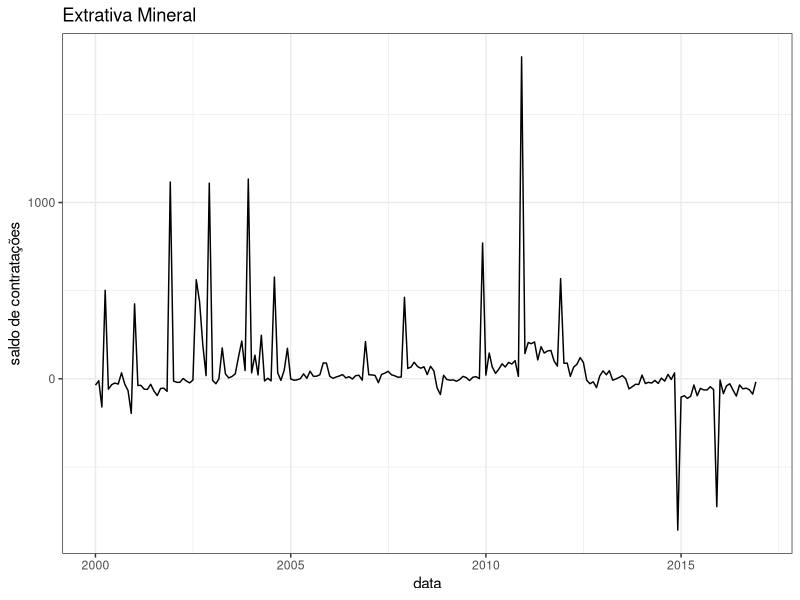
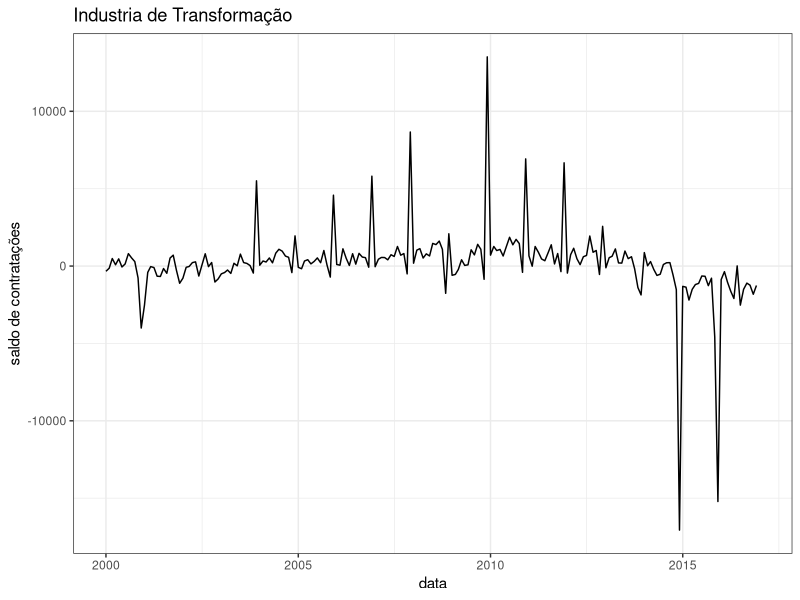
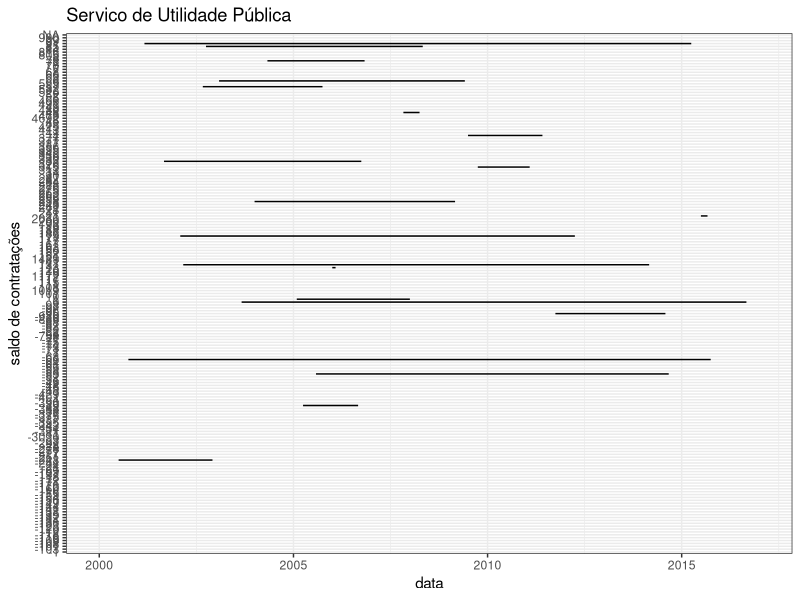
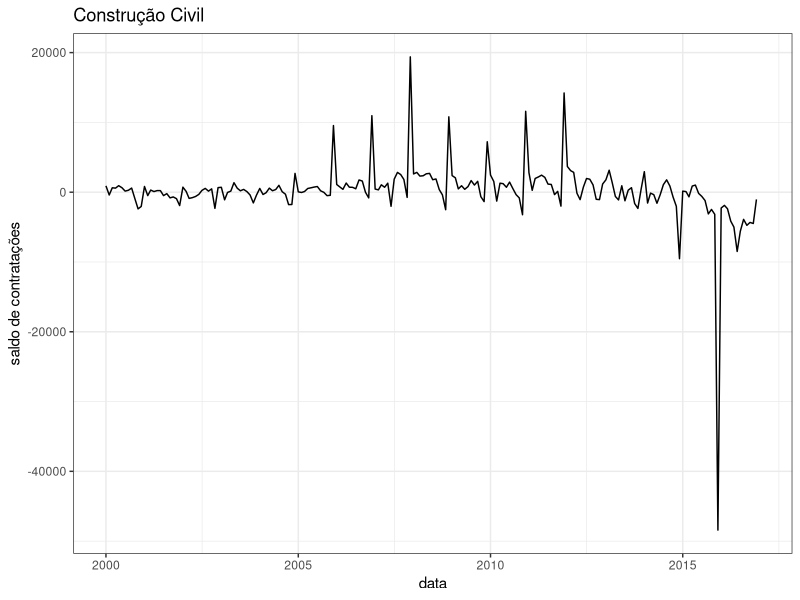
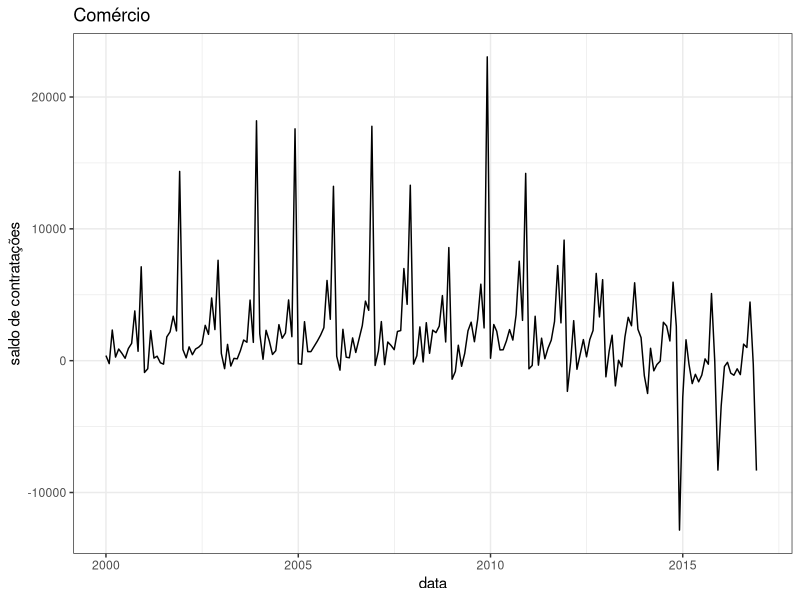
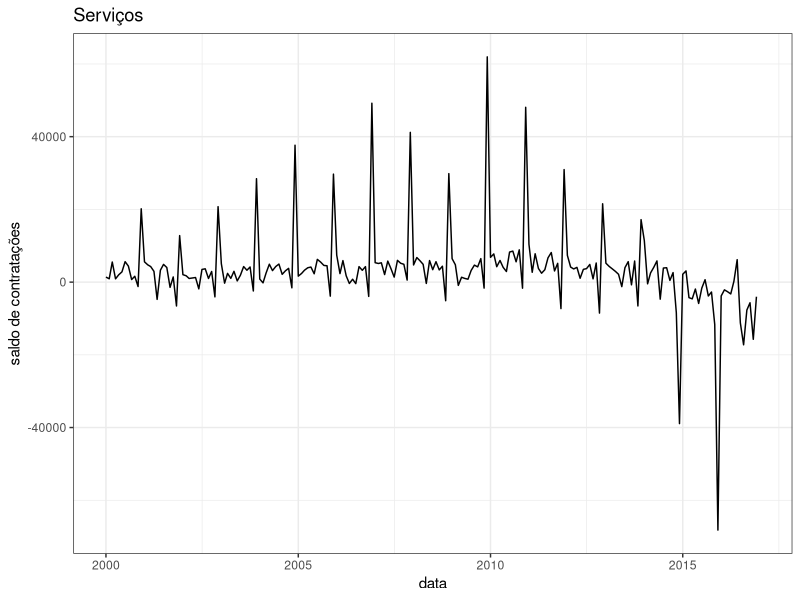
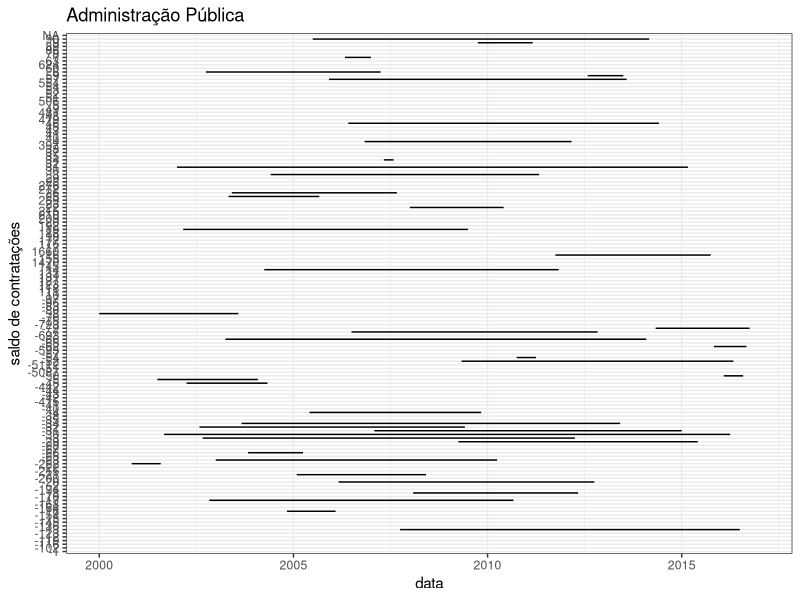
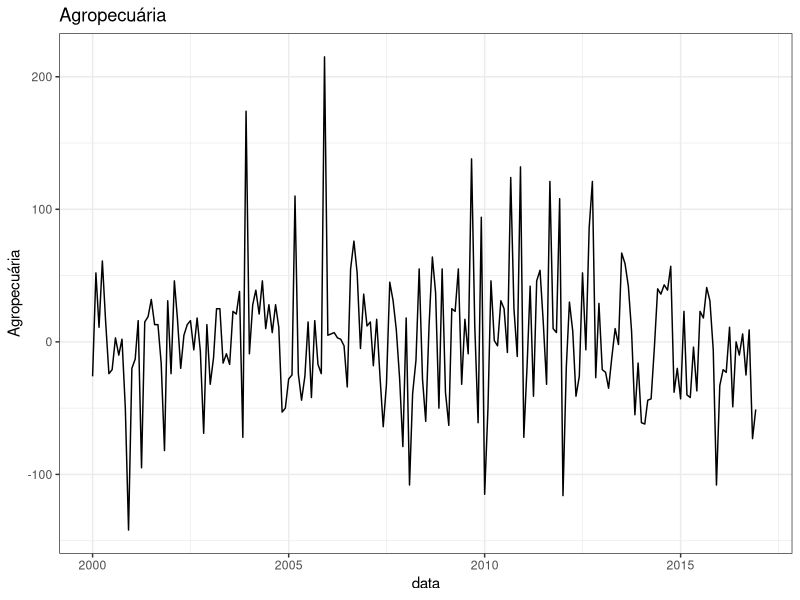

Write R code to recreate these figures, in order.
########
# mar/2017
# Esse codigo analise os dados de lancamentos imobiliarios
# author: Joao Meirelles
########

#####################
#### SET WD #########
#####################
setwd("/home/jm/DATABASE-RJ/2017.03---Emprego---Rio")
#####################

#####################
####Load Packages####
#####################
library(ggplot2)
library(plyr)
library("readxl")
#####################

#######################
#####Load Data#########
#######################

#cria um vetor com as sheets do arquivo
sheets <- excel_sheets("./data/3175_cagedjan17.XLS")


salta_emprego <- data.frame(matrix(ncol = 28, nrow = 0))
colnames(salta_emprego) <- c("data", 
                                        "total_admitidos", "total_desligados", "total_saldo",
                                        "extrativa_mineral_admitidos", "extrativa_mineral_desligados", "extrativa_mineral_saldo",
                                        "ind_transformacao_admitidos", "ind_transformacao_desligados", "ind_transformacao_saldo",
                                        "serv_util_publica_admitidos", "serv_util_publica_desligados", "serv_util_publica_saldo",
                                        "construcao_civil_admitidos", "construcao_civil_desligados", "construcao_civil_saldo",
                                        "comercio_admitidos", "comercio_desligados", "comercio_saldo",
                                        "servicos_admitidos", "servicos_desligados", "servicos_saldo",
                                        "adm_publica_admitidos", "adm_publica_desligados", "adm_publica_saldo",
                                        "agropecuaria_admitidos", "agropecuaria_desligados", "agropecuaria_saldo"
                                        )  


ex = c(1, 14, 27, 40, 53, 66, 79, 92, 105, 118, 131, 144, 157, 170, 183, 196, 209, 222)

data <- as.data.frame(seq(as.Date("2000/1/1"), as.Date("2017/1/1"), by = "month"))
colnames(data) <- "data"
                 
for(sheet in sheets) 
{ print(sheet)
  if (sheet != "Total"){
   d <- read_excel("./data/3175_cagedjan17.XLS", sheet = sheet, skip=6)
   d <- d[-ex,]
   d <- d[c(0:205),] 
  
    colnames(d) <- c("data", paste (sheet, "_admitidos"), paste (sheet, "_desligados"), paste (sheet, "_saldo"))
    data <- cbind(data, d)
  }
}

emprego_saldo <- data[,-c(2,6,10,14,18,22,26,30)]
emprego_saldo$data <- seq(as.Date("2000/1/1"), as.Date("2017/1/1"), by = "month")
##########


########################
######### VIZ ##########
########################

ggplot(emprego_saldo)+
  geom_line(aes(emprego_saldo[,1],emprego_saldo[,4]))+ 
  ggtitle(colnames(emprego_saldo)[4])+
  theme_bw()+xlab("data")+ylab("saldo de contratações")+ggtitle("Extrativa Mineral")
ggsave("./plots_raw/extrativa_mineral.png", width = 15, height = 10, units = "cm")

ggplot(emprego_saldo)+
  geom_line(aes(emprego_saldo[,1],emprego_saldo[,7]))+ 
  ggtitle(colnames(emprego_saldo)[7])+
  theme_bw()+xlab("data")+ylab("saldo de contratações")+ggtitle("Industria de Transformação")
ggsave("./plots_raw/industria_de_transformacao.png", width = 15, height = 10, units = "cm")

ggplot(emprego_saldo)+
  geom_line(aes(emprego_saldo[,1],emprego_saldo[,10]))+ 
  ggtitle(colnames(emprego_saldo)[10])+
  theme_bw()+xlab("data")+ylab("saldo de contratações")+ggtitle("Servico de Utilidade Pública")
ggsave("./plots_raw/servico_de_utilidade_publica.png", width = 15, height = 10, units = "cm")



ggplot(emprego_saldo)+
  geom_line(aes(emprego_saldo[,1],emprego_saldo[,13]))+ 
  #geom_vline(xintercept = emprego_saldo[200,1]) +
  ggtitle(colnames(emprego_saldo)[13])+
  theme_bw()+xlab("data")+ylab("saldo de contratações")+ggtitle("Construção Civil")
ggsave("./plots_raw/construção_civil.png", width = 15, height = 10, units = "cm")

ggplot(emprego_saldo)+
  geom_line(aes(emprego_saldo[,1],emprego_saldo[,16]))+ 
  ggtitle(colnames(emprego_saldo)[16])+
  theme_bw()+xlab("data")+ylab("saldo de contratações")+ggtitle("Comércio")
ggsave("./plots_raw/comercio.png", width = 15, height = 10, units = "cm")


ggplot(emprego_saldo)+
  geom_line(aes(emprego_saldo[,1],emprego_saldo[,19]))+ 
  ggtitle(colnames(emprego_saldo)[19])+
  theme_bw()+xlab("data")+ylab("saldo de contratações")+ggtitle("Serviços")
ggsave("./plots_raw/servicos.png", width = 15, height = 10, units = "cm")


ggplot(emprego_saldo)+
  geom_line(aes(emprego_saldo[,1],emprego_saldo[,22]))+ 
  ggtitle(colnames(emprego_saldo)[22])+
  theme_bw()+xlab("data")+ylab("saldo de contratações")+ggtitle("Administração Pública")
ggsave("./plots_raw/extrativa_mineral.png", width = 15, height = 10, units = "cm")

ggplot(emprego_saldo)+
  geom_line(aes(emprego_saldo[,1],emprego_saldo[,25]))+ 
  ggtitle(colnames(emprego_saldo)[25])+
  theme_bw()+xlab("data")+ylab("Agropecuária")+ggtitle("Agropecuária")
ggsave("./plots_raw/agropecuaria.png", width = 15, height = 10, units = "cm")

